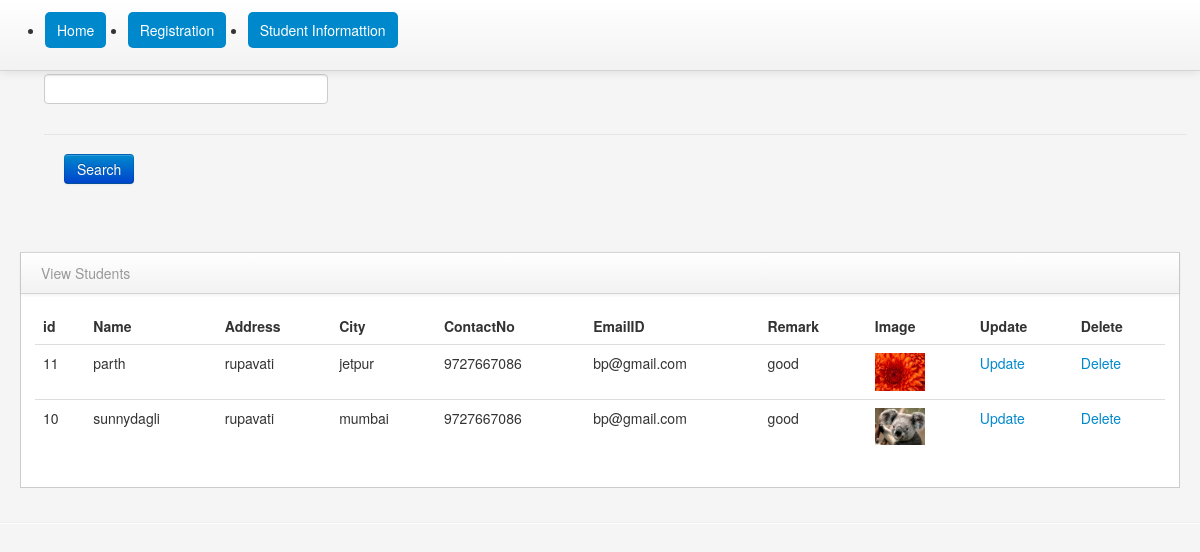
/view_stud.php, run on the app's committed database.
### tables this page shows
CREATE TABLE `student` (
  `std_id` int(3) NOT NULL,
  `name` varchar(15) NOT NULL,
  `address` varchar(35) NOT NULL,
  `city` varchar(10) NOT NULL,
  `contactno` varchar(10) NOT NULL,
  `emailid` varchar(20) NOT NULL,
  `image` varchar(255) NOT NULL,
  `remark` varchar(30) NOT NULL
);

### view_stud.php (the view, shortened to what this page needs)
<?php
$sql="";
if(isset($_REQUEST['search']))
{
	$txt = $_REQUEST['searchtxt'];
	$sql = mysql_query("select * from student where name like '%$txt%' or city like '%$txt%' ");
}
else
{
	$sql=mysql_query("select * from student");
}
?>
<!DOCTYPE html>
<html class="no-js">
  <?php include('head.php'); ?>
    <body>
	 <div class="block-content collapse in">
     <form action="view_stud.php" method="post" enctype="multipart/form-data">
	 <div class="span12">
	<div class="control-group">
		<div class="controls">
        <input class="input-xlarge focused" type="text" name="searchtxt"/>
        </div>
        </div>
		<div class="form-actions">
         <button type="submit" name="search" class="btn btn-primary">Search</button>
         </div>
		</div>
		</form>
        </div>
	<div class="container-fluid">
            <div class="row-fluid">
                <div class="span12" id="content">
                    <div class="row-fluid">
                                    <div class="span12" id="content">
                    <div class="row-fluid">
       <div class="block">
                            <div class="navbar navbar-inner block-header">
                                <div class="muted pull-left">View Students</div>
                            </div>
                            <div class="block-content collapse in">
                                <div class="span12">
  									<table class="table">
						              <thead>
						                <tr>
						                  <th>id</th>
						                  <th>Name</th>
                                          <th>Address</th>
                                          <th>City</th>
                                          <th>ContactNo</th>
                                          <th>EmailID</th>
										  <th>Remark</th>
										  <th>Image</th>
										  <th>Update</th>
                                          <th>Delete</th>
						                </tr>
						              </thead>
						              <tbody>
                                    <?php
									while($row = mysql_fetch_array($sql))
									{
									?>
						                <tr>
                                        <?php
										echo "<td>". $row["std_id"]."</td>";
										echo "<td>". $row["name"]."</td>";
										echo "<td>". $row["address"]."</td>";
										echo "<td>". $row["city"]."</td>";
										echo "<td>". $row["contactno"]."</td>";
										echo "<td>". $row["emailid"]."</td>";
										echo "<td>". $row["remark"]."</td>";
echo "<td><img src='../crud_php/images/". $row['image']."' width='50' height='50'></td>";
									?>
  <td><a href="update_stud.php?std_id=<?php echo $row["std_id"]?>" target="_self">Update</a></td>
  <td><a href="delete_stud.php?std_id=<?php echo $row["std_id"]?>" target="_self">Delete</a></td>
						                </tr>
                                        <?php
										 }
										?>
						              </tbody>
						            </table>
                                </div>
                            </div>
                        </div>
                            </div>
                        </div>
                    </div>
                </div>
                </div>
                </div>
            <hr>
    </body>
</html>

### head.php (shortened to what this page needs)
<!DOCTYPE html>
<html class="no-js">
    <head>
        <link href="bootstrap/css/bootstrap.min.css" rel="stylesheet" media="screen">
        <link href="bootstrap/css/bootstrap-responsive.min.css" rel="stylesheet" media="screen">
        <link href="vendors/easypiechart/jquery.easy-pie-chart.css" rel="stylesheet" media="screen">
        <link href="assets/styles.css" rel="stylesheet" media="screen">
    </head>
	<body>
        <div class="navbar navbar-fixed-top">
            <div class="navbar-inner">
                <div class="container-fluid">
					<br>
                    <ul class="nav-pills">
						<li class="active">
							<a href="index.php">Home</a>&nbsp;&nbsp;&nbsp;&nbsp;&nbsp;
                        </li>
						<li class="active">
							<a href="reg.php">Registration</a>&nbsp;&nbsp;&nbsp;&nbsp;&nbsp;
                        </li>
						<li class="active">
							<a href="view_stud.php">Student Informattion</a>&nbsp;&nbsp;&nbsp;&nbsp;&nbsp;
                        </li>
					</ul>
					<br>
					</div>
					</div>
					</div>

### assets/styles.css (style rules this page uses)
body { padding-top: 0; padding-bottom: 40px; background-color: #f5f5f5; }
@media (min-width: 979px) { body { padding-top: 60px; } }
#content { margin-left:0px; }
.block { border: 1px solid #ccc; background: white; margin: 1em 0em; border-top: none; }
.block-content { margin: 1em; min-height: .25em; }
.block-header { margin-bottom: 0px; border-right: none; border-left: none; -webkit-border-radius: 0px; -moz-border-radius: 0px; border-radius: 0px; }
.block-header div { padding-top: 10px; }

### data on the page
student: std_id "11", name "parth", address "rupavati", city "jetpur", contactno "9727667086", emailid "bp@gmail.com", remark "good", image (picture)
student: std_id "10", name "sunnydagli", address "rupavati", city "mumbai", contactno "9727667086", emailid "bp@gmail.com", remark "good", image (picture)
